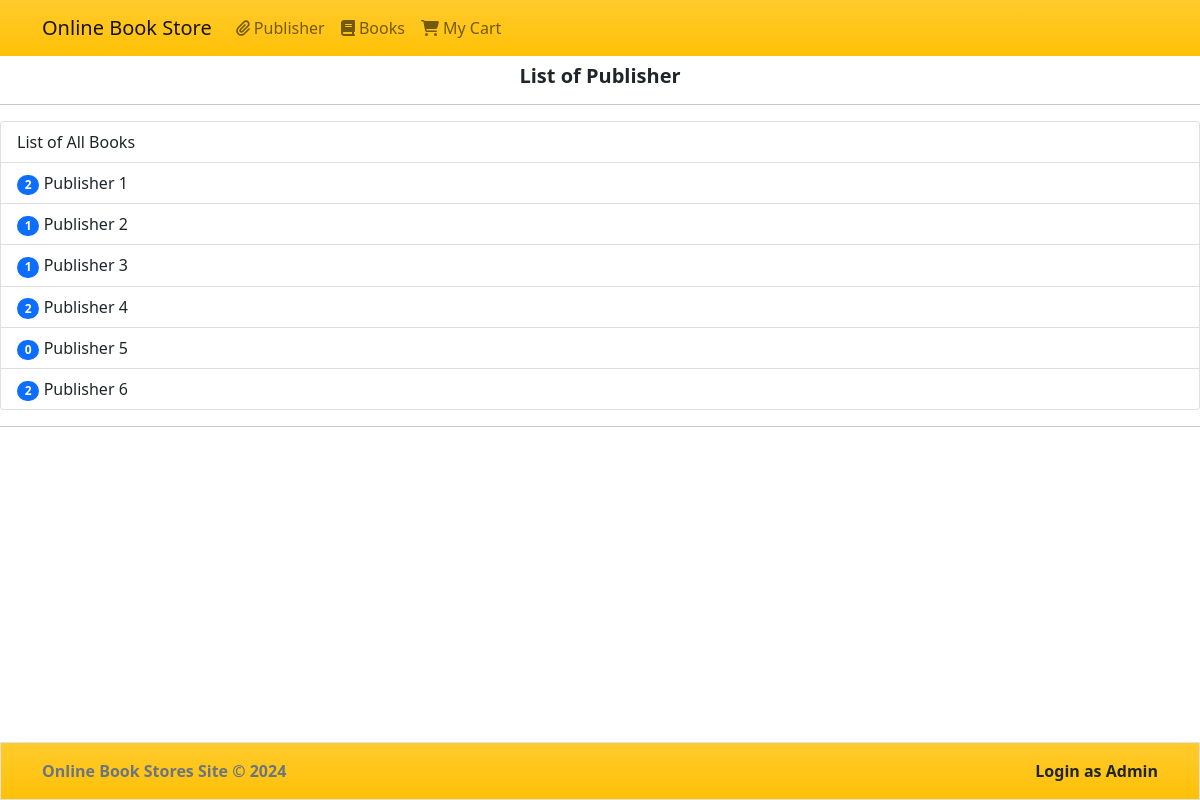
The app's page /publisher_list.php with its own data.
### tables this page shows
CREATE TABLE `publisher` (
  `publisherid` int(10) UNSIGNED NOT NULL,
  `publisher_name` varchar(60) NOT NULL
);

### publisher_list.php (the view, shortened to what this page needs)
<?php
	$conn = db_connect();
	$query = "SELECT * FROM publisher ORDER BY publisherid";
	$result = mysqli_query($conn, $query);
	require "./template/header.php";
?>
	<div class="h5 fw-bolder text-center">List of Publisher</div>
	<hr>
	<div class="list-group">
		<a class="list-group-item list-group-item-action" href="books.php">
			List of All Books
		</a>
	<?php
		while($row = mysqli_fetch_assoc($result)){
			$count = 0;
			$query = "SELECT publisherid FROM books";
			$result2 = mysqli_query($conn, $query);
			while ($pubInBook = mysqli_fetch_assoc($result2)){
				if($pubInBook['publisherid'] == $row['publisherid']){
					$count++;
				}
			}
	?>
		<a class="list-group-item list-group-item-action" href="bookPerPub.php?pubid=<?php echo $row['publisherid']; ?>">
			<span class="badge badge-primary bg-primary rounded-pill"><?php echo $count; ?></span>
			<?php echo $row['publisher_name']; ?>
		</a>
	<?php } ?>
	</div>
<?php
	require "./template/footer.php";
?>

### template/header.php (shortened to what this page needs)
<!DOCTYPE html>
<html lang="en">
  <head>
    <link rel="stylesheet" href="https://cdnjs.cloudflare.com/ajax/libs/font-awesome/6.1.1/css/all.min.css" />
    <link href="./bootstrap/css/bootstrap.min.css" rel="stylesheet">
    <link href="./bootstrap/css/styles.css" rel="stylesheet">
  </head>
  <body>
    <div class="clear-fix pt-5 pb-3"></div>
    <nav class="navbar navbar-expand-lg  navbar-expand-md navbar-light bg-warning bg-gradient fixed-top">
      <div class="container">
        <div class="navbar-header">
          <a class="navbar-brand" href="index.php"> Online Book Store</a>
        </div>
        <div class="collapse navbar-collapse" id="topNav">
          <ul class="nav navbar-nav">
            <?php if(isset($_SESSION['admin']) && $_SESSION['admin'] == true): ?>
                <li class="nav-item"><a class="nav-link" href="admin_book.php"><span class="fa fa-th-list"></span> Book List</a></li>
                <li class="nav-item"><a class="nav-link" href="admin_add.php"><span class="far fa-plus-square"></span> Add New Book</a></li>
                <li class="nav-item"><a class="nav-link" href="admin_signout.php"><span class="fa fa-sign-out-alt"></span> Logout</a></li>
            <?php else: ?>
              <li class="nav-item"><a class="nav-link" href="publisher_list.php"><span class="fa fa-paperclip"></span> Publisher</a></li>
              <li class="nav-item"><a class="nav-link" href="books.php"><span class="fa fa-book"></span> Books</a></li>
              <li class="nav-item"><a class="nav-link" href="cart.php"><span class="fa fa-shopping-cart"></span> My Cart</a></li>
            <?php endif; ?>
            </ul>
        </div>
      </div>
    </nav>

### template/footer.php (shortened to what this page needs)
      	<hr>
      	<footer class="fixed-bottom bg-warning bg-gradient border py-3 px-2">
			<div class="container">
				<div class="d-flex justify-content-between">
					<div class="">
						<a href="https://sourcecodester.com" target="_blank" class="text-decoration-none text-muted fw-bold"> Online Book Stores Site &copy; <?= date('Y') ?> </a>
					</div>
					<div class="">
						<a href="admin.php" class="text-decoration-none text-dark fw-bolder">Login as Admin</a>
					</div>
				</div>
			</div>
      	</footer>
		<div class="clear-fix py-4"></div>
  </body>
</html>

### records on screen
publisher: count "2", publisher_name "Publisher 1"
publisher: count "1", publisher_name "Publisher 2"
publisher: count "1", publisher_name "Publisher 3"
publisher: count "2", publisher_name "Publisher 4"
publisher: count "0", publisher_name "Publisher 5"
publisher: count "2", publisher_name "Publisher 6"
